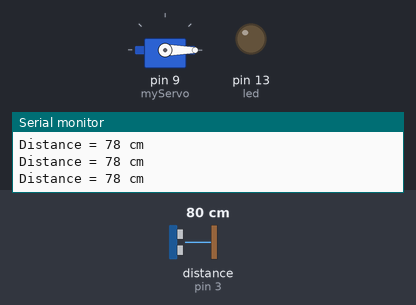
The sketch below on a simulated Arduino Uno, built with avr-gcc and run on an emulated ATmega328P. Parts: servo, output pins drawn as LEDs (lit = HIGH), the last lines printed to the serial monitor. Wiring (inferred from the names in the program): ultrasonic range finder: trigger pin 2; echo pin 3. Inputs (shaded band) come from the test bench; at power-on: distance to the obstacle (sensor on pin 3) 80 cm. The echo pulse lasts 58.3 µs per cm; pins used as bus, display or sensor lines are not drawn.

Above: at 1.2 s.
1.3 s: distance to the obstacle (sensor on pin 3) set to 12 cm
2.8 s: distance to the obstacle (sensor on pin 3) set to 9 cm
At 3.6 s:
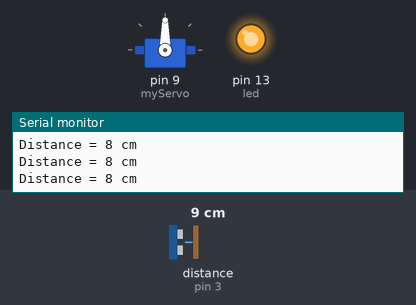
4.3 s: distance to the obstacle (sensor on pin 3) set to 18 cm
At 5.5 s:
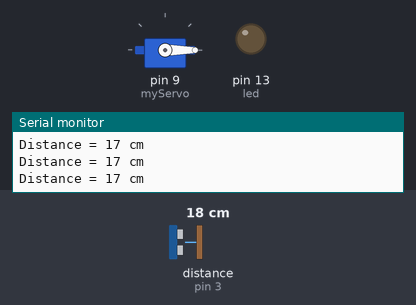
5.8 s: distance to the obstacle (sensor on pin 3) set to 2 cm
At 6.7 s:
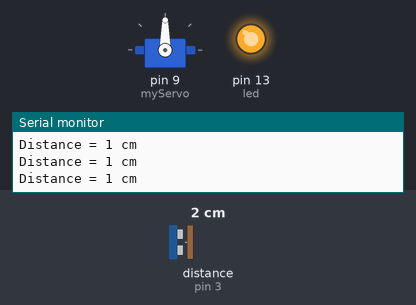
Timing chart, 0 to 8.3 s (numbered marks = the images above; inputs shaded):
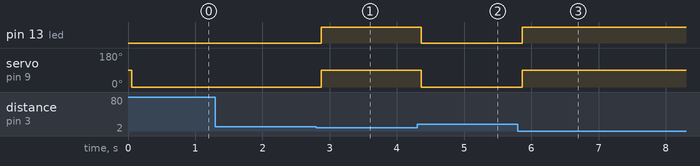

Measured:
- the behaviour switches between 11 and 10 cm on distance to the obstacle (sensor on pin 3) (found by bisection; images 0 and 1)
- after the input at 2.8 s, pin 13 (led): LOW → HIGH after 0.07 s; servo on pin 9 (myServo): 0° → 90° after 0.07 s
- after the input at 4.3 s, pin 13 (led): HIGH → LOW after 0.06 s; servo on pin 9 (myServo): 90° → 0° after 0.06 s
- after the input at 5.8 s, pin 13 (led): LOW → HIGH after 0.06 s; servo on pin 9 (myServo): 0° → 90° after 0.06 s

The sketch:

Ultrasonic_Sensor.ino
```cpp
/* Inspired by: https://www.makerguides.com/hc-sr04-arduino-tutorial/ */

#include <Servo.h>
Servo myServo;


// Define Trig and Echo pin:
#define trigPin 2
#define echoPin 3

//Define LED
#define led 13

// Define variables:
long duration;
int distance;
int pos = 0;

void setup() {
  myServo.attach(9);
  // Define inputs and outputs:
  pinMode(trigPin, OUTPUT);
  pinMode(echoPin, INPUT);

  pinMode(led, OUTPUT);

  //Begin Serial communication at a baudrate of 9600:
  Serial.begin(9600);
}

void loop() {
  // Clear the trigPin by setting it LOW:
  digitalWrite(trigPin, LOW);
  delayMicroseconds(5);

  // Trigger the sensor by setting the trigPin high for 10 microseconds:
  digitalWrite(trigPin, HIGH);
  delayMicroseconds(10);
  digitalWrite(trigPin, LOW);

  // Read the echoPin, pulseIn() returns the duration (length of the pulse) in microseconds:
  duration = pulseIn(echoPin, HIGH);
  // Calculate the distance:
  distance = duration * 0.034 / 2;

  Serial.print("Distance = ");
  Serial.print(distance);
  Serial.println(" cm");
  delay(50);

  if (distance < 10) {
    digitalWrite(led, HIGH);
    myServo.write(90);
//    for (pos = 0; pos <= 180; pos += 1) { // goes from 0 degrees to 180 degrees
//      // in steps of 1 degree
//      myServo.write(pos);              // tell servo to go to position in variable 'pos'
//      delay(30);                       // waits 15ms for the servo to reach the position
//    }

  }
  else {
    //    myServo.write(+60);
    digitalWrite(led, LOW);
    myServo.write(0);
//    for (pos = 180; pos >= 0; pos -= 1) { // goes from 180 degrees to 0 degrees
//      myServo.write(pos);              // tell servo to go to position in variable 'pos'
//      delay(30);                       // waits 15ms for the servo to reach the position
//    }
  }
}
```
